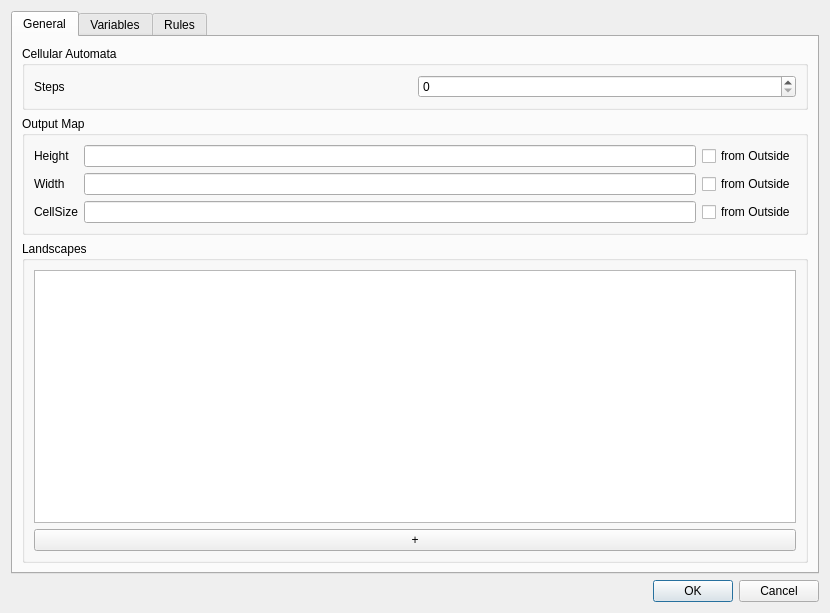
<?xml version="1.0" encoding="UTF-8"?>
<ui version="4.0">
 <class>GUICellularAutomata</class>
 <widget class="QDialog" name="GUICellularAutomata">
  <property name="geometry">
   <rect>
    <x>0</x>
    <y>0</y>
    <width>830</width>
    <height>613</height>
   </rect>
  </property>
  <property name="windowTitle">
   <string>Dialog</string>
  </property>
  <layout class="QVBoxLayout" name="verticalLayout_10">
   <item>
    <layout class="QVBoxLayout" name="verticalLayout_9">
     <item>
      <widget class="QTabWidget" name="tabWidget">
       <property name="currentIndex">
        <number>0</number>
       </property>
       <widget class="QWidget" name="tab_3">
        <attribute name="title">
         <string>General</string>
        </attribute>
        <layout class="QGridLayout" name="gridLayout_4">
         <item row="0" column="0">
          <layout class="QVBoxLayout" name="verticalLayout_5">
           <item>
            <widget class="QGroupBox" name="groupBox_2">
             <property name="sizePolicy">
              <sizepolicy hsizetype="Preferred" vsizetype="Preferred">
               <horstretch>0</horstretch>
               <verstretch>0</verstretch>
              </sizepolicy>
             </property>
             <property name="title">
              <string>Cellular Automata</string>
             </property>
             <layout class="QGridLayout" name="gridLayout_2">
              <item row="0" column="0">
               <layout class="QGridLayout" name="gridLayout_3">
                <item row="0" column="1">
                 <widget class="QSpinBox" name="spinBox_Steps"/>
                </item>
                <item row="0" column="0">
                 <widget class="QLabel" name="label_4">
                  <property name="text">
                   <string>Steps</string>
                  </property>
                 </widget>
                </item>
               </layout>
              </item>
             </layout>
            </widget>
           </item>
          </layout>
         </item>
         <item row="1" column="0">
          <widget class="QGroupBox" name="groupBox">
           <property name="title">
            <string>Output Map</string>
           </property>
           <layout class="QGridLayout" name="gridLayout">
            <item row="0" column="1">
             <widget class="QLineEdit" name="lineEdit_Height">
              <property name="layoutDirection">
               <enum>Qt::LeftToRight</enum>
              </property>
              <property name="alignment">
               <set>Qt::AlignRight|Qt::AlignTrailing|Qt::AlignVCenter</set>
              </property>
             </widget>
            </item>
            <item row="1" column="1">
             <widget class="QLineEdit" name="lineEdit_Width">
              <property name="alignment">
               <set>Qt::AlignRight|Qt::AlignTrailing|Qt::AlignVCenter</set>
              </property>
             </widget>
            </item>
            <item row="2" column="1">
             <widget class="QLineEdit" name="lineEdit_CellSize">
              <property name="alignment">
               <set>Qt::AlignRight|Qt::AlignTrailing|Qt::AlignVCenter</set>
              </property>
             </widget>
            </item>
            <item row="0" column="0">
             <widget class="QLabel" name="label">
              <property name="text">
               <string>Height</string>
              </property>
             </widget>
            </item>
            <item row="1" column="0">
             <widget class="QLabel" name="label_2">
              <property name="text">
               <string>Width</string>
              </property>
             </widget>
            </item>
            <item row="2" column="0">
             <widget class="QLabel" name="label_3">
              <property name="text">
               <string>CellSize</string>
              </property>
             </widget>
            </item>
            <item row="0" column="2">
             <widget class="QCheckBox" name="checkBox_Height">
              <property name="text">
               <string>from Outside</string>
              </property>
             </widget>
            </item>
            <item row="1" column="2">
             <widget class="QCheckBox" name="checkBox_Width">
              <property name="text">
               <string>from Outside</string>
              </property>
             </widget>
            </item>
            <item row="2" column="2">
             <widget class="QCheckBox" name="checkBox_CellSize">
              <property name="text">
               <string>from Outside</string>
              </property>
             </widget>
            </item>
           </layout>
          </widget>
         </item>
         <item row="2" column="0">
          <widget class="QGroupBox" name="groupBox_3">
           <property name="title">
            <string>Landscapes</string>
           </property>
           <layout class="QVBoxLayout" name="verticalLayout_2">
            <item>
             <layout class="QVBoxLayout" name="verticalLayout">
              <item>
               <widget class="QListWidget" name="listWidget_landscapes"/>
              </item>
              <item>
               <widget class="QPushButton" name="pushButton_addLandscape">
                <property name="text">
                 <string>+</string>
                </property>
               </widget>
              </item>
             </layout>
            </item>
           </layout>
          </widget>
         </item>
        </layout>
       </widget>
       <widget class="QWidget" name="tab_4">
        <attribute name="title">
         <string>Variables</string>
        </attribute>
        <layout class="QHBoxLayout" name="horizontalLayout_5">
         <item>
          <layout class="QVBoxLayout" name="verticalLayout_6">
           <item>
            <widget class="QGroupBox" name="groupBox_4">
             <property name="title">
              <string>Neighbourhoods/Values</string>
             </property>
             <layout class="QHBoxLayout" name="horizontalLayout">
              <item>
               <layout class="QVBoxLayout" name="verticalLayout_3">
                <item>
                 <widget class="QTableWidget" name="tableWidget_neighs">
                  <property name="cursor" stdset="0">
                   <cursorShape>ArrowCursor</cursorShape>
                  </property>
                  <property name="horizontalScrollBarPolicy">
                   <enum>Qt::ScrollBarAlwaysOff</enum>
                  </property>
                  <property name="autoScroll">
                   <bool>false</bool>
                  </property>
                  <property name="columnCount">
                   <number>3</number>
                  </property>
                  <attribute name="horizontalHeaderVisible">
                   <bool>false</bool>
                  </attribute>
                  <attribute name="horizontalHeaderDefaultSectionSize">
                   <number>0</number>
                  </attribute>
                  <attribute name="verticalHeaderVisible">
                   <bool>false</bool>
                  </attribute>
                  <column/>
                  <column/>
                  <column/>
                 </widget>
                </item>
                <item>
                 <widget class="QPushButton" name="pushButton_addNeigh">
                  <property name="text">
                   <string>+</string>
                  </property>
                 </widget>
                </item>
               </layout>
              </item>
             </layout>
            </widget>
           </item>
          </layout>
         </item>
        </layout>
       </widget>
       <widget class="QWidget" name="tab_5">
        <attribute name="title">
         <string>Rules</string>
        </attribute>
        <layout class="QVBoxLayout" name="verticalLayout_8">
         <item>
          <layout class="QVBoxLayout" name="verticalLayout_7">
           <item>
            <widget class="QGroupBox" name="groupBox_6">
             <property name="title">
              <string>Rules</string>
             </property>
             <layout class="QHBoxLayout" name="horizontalLayout_2">
              <item>
               <layout class="QVBoxLayout" name="verticalLayout_4">
                <item>
                 <widget class="QTableWidget" name="tableWidget_rules">
                  <property name="horizontalScrollBarPolicy">
                   <enum>Qt::ScrollBarAlwaysOff</enum>
                  </property>
                  <property name="rowCount">
                   <number>0</number>
                  </property>
                  <property name="columnCount">
                   <number>2</number>
                  </property>
                  <attribute name="horizontalHeaderDefaultSectionSize">
                   <number>0</number>
                  </attribute>
                  <attribute name="verticalHeaderVisible">
                   <bool>false</bool>
                  </attribute>
                  <column/>
                  <column/>
                 </widget>
                </item>
                <item>
                 <layout class="QHBoxLayout" name="horizontalLayout_10">
                  <property name="sizeConstraint">
                   <enum>QLayout::SetDefaultConstraint</enum>
                  </property>
                  <property name="leftMargin">
                   <number>0</number>
                  </property>
                  <property name="topMargin">
                   <number>0</number>
                  </property>
                  <item>
                   <spacer name="horizontalSpacer">
                    <property name="orientation">
                     <enum>Qt::Horizontal</enum>
                    </property>
                    <property name="sizeHint" stdset="0">
                     <size>
                      <width>40</width>
                      <height>20</height>
                     </size>
                    </property>
                   </spacer>
                  </item>
                  <item>
                   <widget class="QPushButton" name="pushButton_formula">
                    <property name="text">
                     <string>+</string>
                    </property>
                   </widget>
                  </item>
                  <item>
                   <widget class="QPushButton" name="pushButton_edit">
                    <property name="text">
                     <string>Edit</string>
                    </property>
                   </widget>
                  </item>
                 </layout>
                </item>
                <item>
                 <widget class="QGroupBox" name="groupBox_5">
                  <property name="title">
                   <string>Desicion</string>
                  </property>
                  <layout class="QHBoxLayout" name="horizontalLayout_4">
                   <item>
                    <layout class="QHBoxLayout" name="horizontalLayout_3">
                     <item>
                      <widget class="QLabel" name="label_5">
                       <property name="text">
                        <string>Formula:</string>
                       </property>
                      </widget>
                     </item>
                     <item>
                      <widget class="QLineEdit" name="lineEdit_descision"/>
                     </item>
                     <item>
                      <widget class="QPushButton" name="pushButton_expression">
                       <property name="text">
                        <string>...</string>
                       </property>
                      </widget>
                     </item>
                    </layout>
                   </item>
                  </layout>
                 </widget>
                </item>
               </layout>
              </item>
             </layout>
            </widget>
           </item>
          </layout>
         </item>
        </layout>
       </widget>
      </widget>
     </item>
    </layout>
   </item>
   <item>
    <widget class="QDialogButtonBox" name="buttonBox">
     <property name="orientation">
      <enum>Qt::Horizontal</enum>
     </property>
     <property name="standardButtons">
      <set>QDialogButtonBox::Cancel|QDialogButtonBox::Ok</set>
     </property>
    </widget>
   </item>
  </layout>
 </widget>
 <resources/>
 <connections>
  <connection>
   <sender>buttonBox</sender>
   <signal>accepted()</signal>
   <receiver>GUICellularAutomata</receiver>
   <slot>accept()</slot>
   <hints>
    <hint type="sourcelabel">
     <x>248</x>
     <y>254</y>
    </hint>
    <hint type="destinationlabel">
     <x>157</x>
     <y>274</y>
    </hint>
   </hints>
  </connection>
  <connection>
   <sender>buttonBox</sender>
   <signal>rejected()</signal>
   <receiver>GUICellularAutomata</receiver>
   <slot>reject()</slot>
   <hints>
    <hint type="sourcelabel">
     <x>316</x>
     <y>260</y>
    </hint>
    <hint type="destinationlabel">
     <x>286</x>
     <y>274</y>
    </hint>
   </hints>
  </connection>
 </connections>
</ui>
